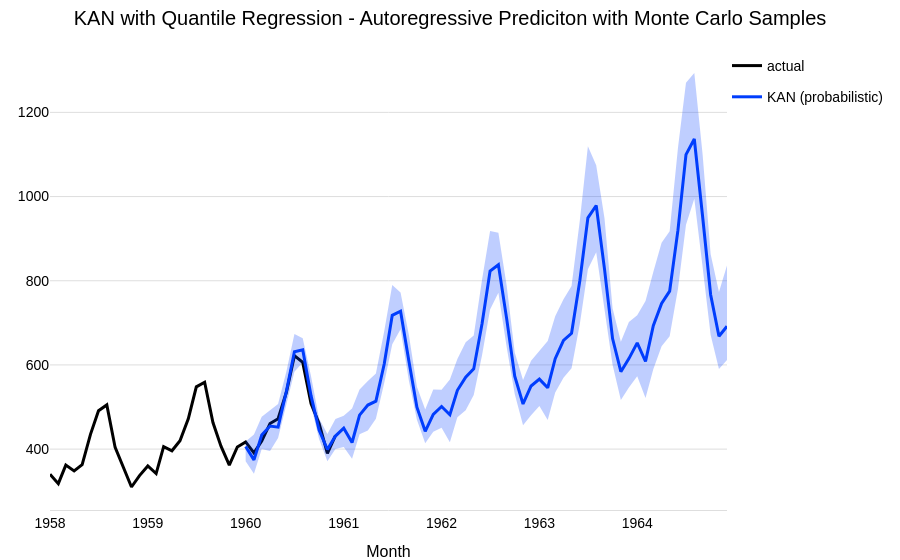

The cell this chart's notebook holds for it:
### Markdown cell above
We can also generate **sampled predictions**. This is especially useful when performing auto-regression (when horizon > output_chunk_length), as it esentially is a **Monte Carlo Simulation** of the different sample paths.

### Code cell
pred_prob = model_kan.predict(
    n=5 * output_chunk_length,
    series=train,
    num_samples=200,  # sampled prediction
)

# plot
fig = series[-3 * output_chunk_length :].plotly(label="actual")
fig = pred_prob.plotly(label="KAN (probabilistic)", fig=fig)
fig.update_layout(
    title="KAN with Quantile Regression - Autoregressive Prediciton with Monte Carlo Samples",
    legend=dict(xanchor="left"),
)
